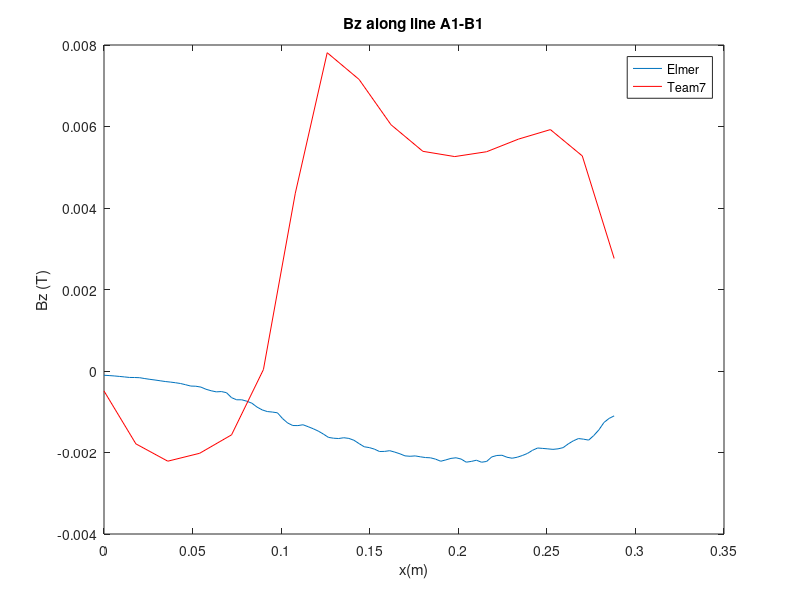

Write the MATLAB code that produced this figure.
load res/f.dat
time=10;
line=1;
bzi=22;
xi=5;
tmax=max(f(:,1));

#A1-B1 B-field data
bz_team =[-0.00049 -0.001788 -0.002213 -0.002019 -0.001567 ...
0.000036 0.004364 0.007811 0.007155 0.006044 0.005391  ...
0.005262 0.005381 0.005691 0.005924 0.005278 0.002761];

x_team = [0 0.018 0.036 0.054 0.072 0.09 0.108 0.126 0.144  ...
0.162 0.18 0.198 0.216 0.234 0.252 0.27 0.288];

hold off
for time=1:tmax
  ind=find(f(:,1)==time & f(:,3)==line);
  x=f(ind,xi);
  [px perm]=sort(x);
  
  # if interested in plotting all timesteps 
  #uncomment below and comment last timestep plot
  #plot(px,f(ind(perm),bzi));
  #pause(0.2);
  #hold on;
endfor
 
# last time-step (peak value)
# Elmer Fem resutls
plot(px,f(ind(perm),22));
pause(0.2);
hold on;

#TEAM7 data (A1-B1)
plot(x_team,bz_team,'r');
pause(0.2);
hold on;

title('Bz along line A1-B1');
xlabel('x(m)');
ylabel('Bz (T)');
legend ('Elmer', 'Team7')
pause;



